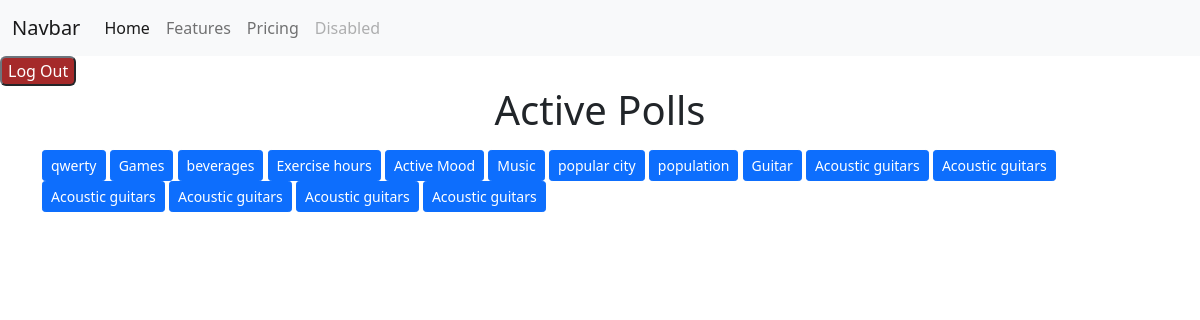
The app's page /users/available_polls/ (signed in), older data.
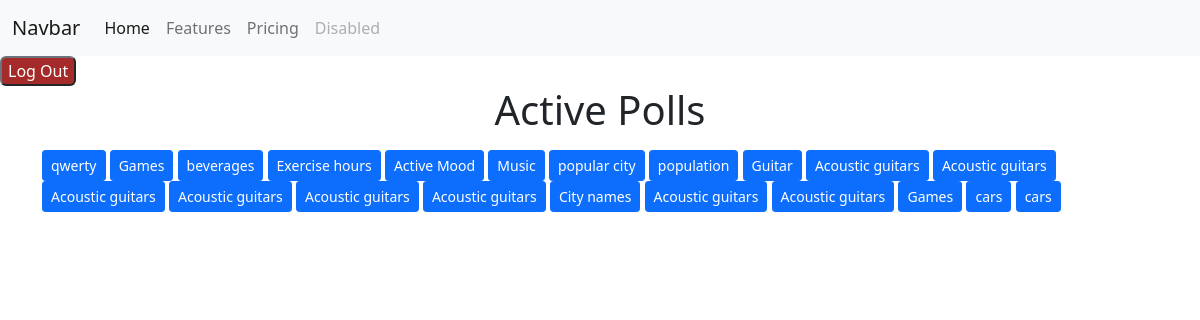
The same page, newer data.
### polls/models.py (models this page shows, shortened)
class Poll(models.Model):
    name = models.CharField(max_length=255, null=True, blank=True)
    posted_by = models.ForeignKey(User, on_delete=models.SET_NULL, null=True, blank=True)
    pub_date = models.DateTimeField("date published",default=timezone.now)

### users/views.py (the view)
# urls.py: path('available_polls/', views.available_polls, name ='available_polls'),
@login_required
def available_polls(request):
    form = CreatePollForm()
    context = {'form' : form}
    context["polls"] = Poll.objects.all()
    return render(request, 'users/available_polls.html', context)

### users/templates/users/available_polls.html
{% extends 'base.html' %}
{% block content%}
<h1 class="text-center mb-3">Active Polls</h1>
{% for poll in polls%}
<a href="{% url 'users:create_poll_quiz' %}" class="btn btn-primary btn-sm">{{poll.name}}</a>
{% endfor %}
{%endblock%}

### polls/templates/base.html (shortened to what this page needs)
<!DOCTYPE html>
<html lang="en">
<head>
    <link href="https://cdn.jsdelivr.net/npm/bootstrap@5.0.2/dist/css/bootstrap.min.css" rel="stylesheet">    <title>Voting Site {% block title %}{% endblock %}</title>
</head>
<body>
    {% include 'partials/_navbar.html'%}
    <div class="container">
        <div class="row">
            <div class=".col-md-6 m-auto">
                {% block content %}{% endblock%}
            </div>
        </div>
    </div>
</body>
</html>

### polls/templates/partials/_navbar.html (shortened to what this page needs)
<nav class="navbar navbar-expand-lg navbar-light bg-light">
  <div class="container-fluid">
    <a class="navbar-brand" href="#">Navbar</a>
    <div class="collapse navbar-collapse" id="navbarNav">
      <ul class="navbar-nav">
        <li class="nav-item">
          <a class="nav-link active" aria-current="page" href="#">Home</a>
        </li>
        <li class="nav-item">
          <a class="nav-link" href="#">Features</a>
        </li>
        <li class="nav-item">
          <a class="nav-link" href="#">Pricing</a>
        </li>
        <li class="nav-item">
          <a class="nav-link disabled" href="#" tabindex="-1" aria-disabled="true">Disabled</a>
        </li>
      </ul>
    </div>
  </div>
</nav>
<form action="{% url 'polls:logout' %}" method="post">
  <button type="submit" class="btn-secondary" button style="background-color: brown; border-radius: 6px;">Log
    Out</button>
</form>

Row changes from the older to the newer data that the page shows:
added Poll: name "City names"
added Poll: name "Acoustic guitars"
added Poll: name "Acoustic guitars"
added Poll: name "Games"
added Poll: name "cars"
added Poll: name "cars"
